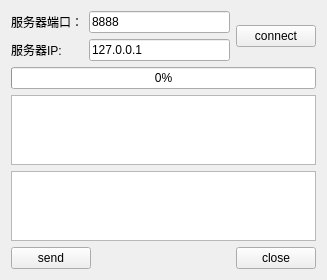
<?xml version="1.0" encoding="UTF-8"?>
<ui version="4.0">
 <class>ClientWidget</class>
 <widget class="QWidget" name="ClientWidget">
  <property name="geometry">
   <rect>
    <x>0</x>
    <y>0</y>
    <width>327</width>
    <height>278</height>
   </rect>
  </property>
  <property name="windowTitle">
   <string>Form</string>
  </property>
  <layout class="QGridLayout" name="gridLayout">
   <item row="0" column="0">
    <widget class="QLabel" name="label">
     <property name="text">
      <string>服务器端口：</string>
     </property>
    </widget>
   </item>
   <item row="0" column="1">
    <widget class="QLineEdit" name="lineEditPort">
     <property name="text">
      <string>8888</string>
     </property>
    </widget>
   </item>
   <item row="0" column="2" rowspan="2">
    <widget class="QPushButton" name="buttonConnect">
     <property name="text">
      <string>connect</string>
     </property>
    </widget>
   </item>
   <item row="1" column="0">
    <widget class="QLabel" name="label_2">
     <property name="text">
      <string>服务器IP:</string>
     </property>
    </widget>
   </item>
   <item row="1" column="1">
    <widget class="QLineEdit" name="lineEditIP">
     <property name="text">
      <string>127.0.0.1</string>
     </property>
    </widget>
   </item>
   <item row="2" column="0" colspan="3">
    <widget class="QProgressBar" name="progressBar">
     <property name="value">
      <number>0</number>
     </property>
    </widget>
   </item>
   <item row="3" column="0" colspan="3">
    <widget class="QTextEdit" name="textEditReceive">
     <property name="readOnly">
      <bool>true</bool>
     </property>
    </widget>
   </item>
   <item row="4" column="0" colspan="3">
    <widget class="QTextEdit" name="textEditSend"/>
   </item>
   <item row="5" column="0" colspan="3">
    <layout class="QHBoxLayout" name="horizontalLayout">
     <item>
      <widget class="QPushButton" name="buttonSend">
       <property name="text">
        <string>send</string>
       </property>
      </widget>
     </item>
     <item>
      <spacer name="horizontalSpacer">
       <property name="orientation">
        <enum>Qt::Horizontal</enum>
       </property>
       <property name="sizeHint" stdset="0">
        <size>
         <width>289</width>
         <height>20</height>
        </size>
       </property>
      </spacer>
     </item>
     <item>
      <widget class="QPushButton" name="buttonClose">
       <property name="text">
        <string>close</string>
       </property>
      </widget>
     </item>
    </layout>
   </item>
  </layout>
 </widget>
 <resources/>
 <connections/>
</ui>
